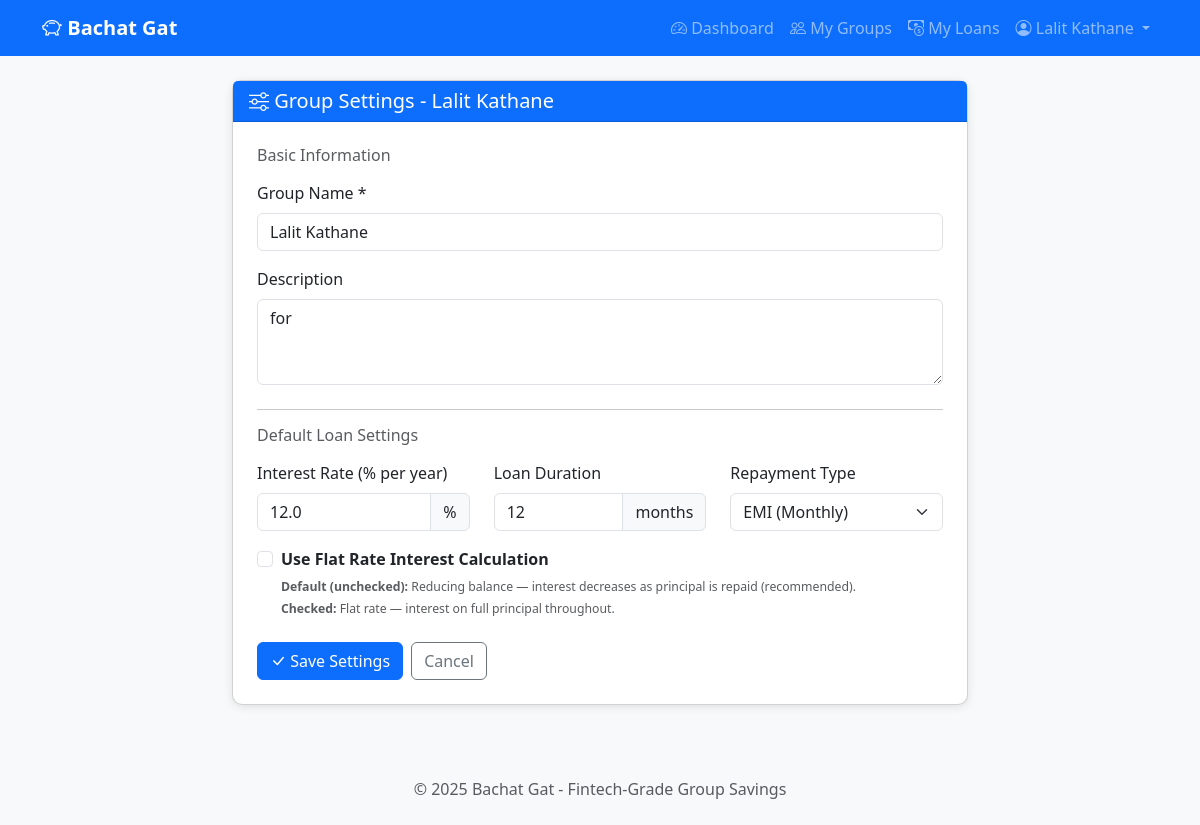
/groups/1/settings (signed in), run on an earlier commit of the app's database.
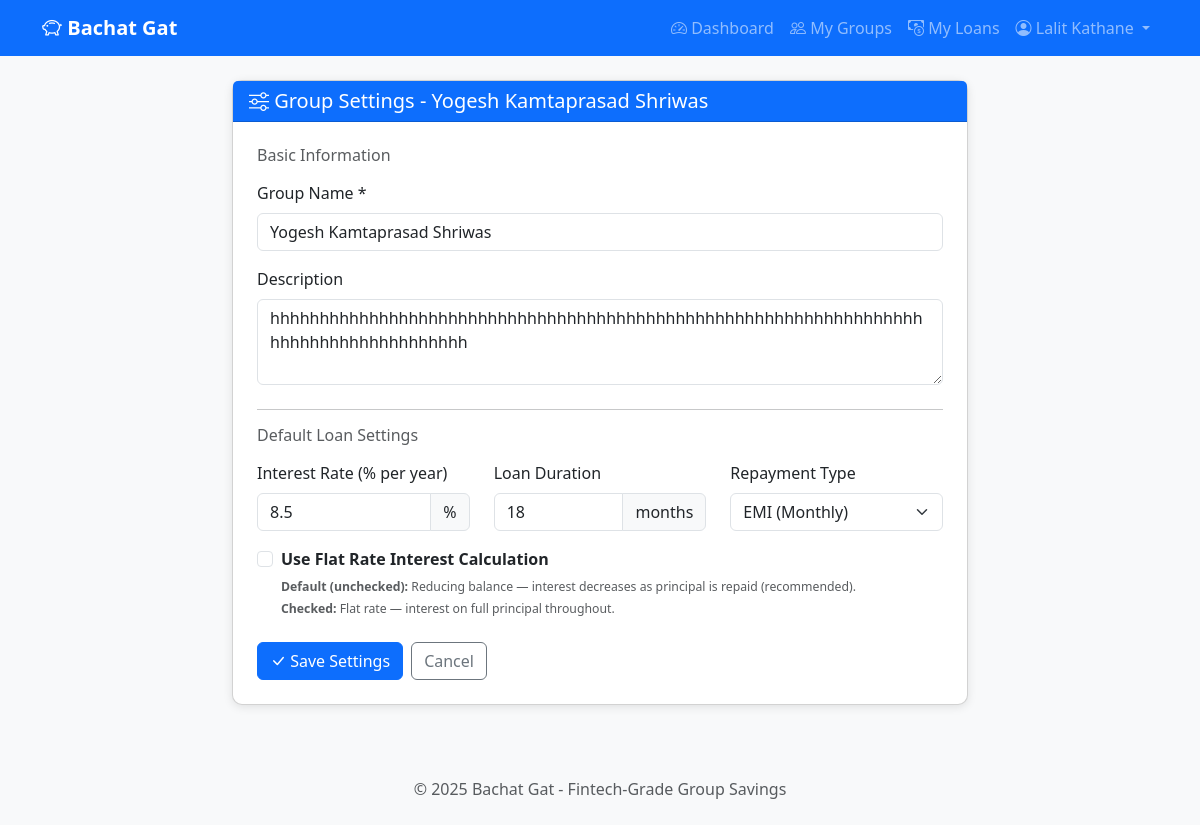
And on a later commit of the database.
### app/models.py (models this page shows, shortened)
class Group(db.Model):
    __tablename__ = 'groups'
    id = db.Column(db.Integer, primary_key=True)
    name = db.Column(db.String(100), nullable=False)
    description = db.Column(db.String(500))
    created_by = db.Column(db.Integer, db.ForeignKey('users.id'), nullable=False)
    default_interest_rate = db.Column(db.Float, default=12.0)  # Annual %
    default_loan_duration_months = db.Column(db.Integer, default=12)
    default_repayment_type = db.Column(db.String(20), default=RepaymentType.EMI.value)
    use_flat_rate = db.Column(db.Boolean, default=False, nullable=False)  # NEW: Flat rate option
    is_active = db.Column(db.Boolean, default=True)
    created_at = db.Column(db.DateTime, default=datetime.utcnow)
    updated_at = db.Column(db.DateTime, default=datetime.utcnow, onupdate=datetime.utcnow)
    members = db.relationship('GroupMember', backref='group', lazy='dynamic',
                              cascade='all, delete-orphan')
    loan_requests = db.relationship('LoanRequest', backref='group', lazy='dynamic',
                                    cascade='all, delete-orphan')
    wallet = db.relationship('GroupWallet', backref='group', uselist=False,
                             cascade='all, delete-orphan')

### app/routes/groups.py (the view, shortened to what this page needs)
@groups_bp.route('/groups/<int:group_id>/settings', methods=['GET', 'POST'])
@login_required
def group_settings(group_id):
    group = Group.query.get_or_404(group_id)
    if not is_group_admin(current_user.id, group_id):
        flash('Only admin can access settings!', 'danger')
        return redirect(url_for('groups.view_group', group_id=group_id))
    return render_template('groups/settings.html', group=group)

### app/__init__.py (called while the page is built)
def create_app():
    app = Flask(__name__)
    app.config.from_object(Config)
    db.init_app(app)
    login_manager.init_app(app)
    from app.models import User
    @login_manager.user_loader
    def load_user(user_id):
        return User.query.get(int(user_id))
    from app.routes.auth import auth_bp
    from app.routes.groups import groups_bp
    from app.routes.loans import loans_bp
    from app.routes.wallet import wallet_bp
    from app.routes.admin import admin_bp  # NEW
    app.register_blueprint(auth_bp)
    app.register_blueprint(groups_bp)
    app.register_blueprint(loans_bp)
    app.register_blueprint(wallet_bp)
    app.register_blueprint(admin_bp)  # NEW
    with app.app_context():
        db.create_all()
        print("✅ Database tables created!")
    return app

### app/services/authorization_service.py (called while the page is built)
def is_group_admin(user_id, group_id):
    membership = GroupMember.query.filter_by(
        user_id=user_id,
        group_id=group_id,
        is_active=True
    ).first()
    return membership and membership.role == MemberRole.ADMIN.value

### app/templates/groups/settings.html (shortened to what the changed rows need)
{% extends 'base.html' %}
{% block content %}
<div class="row justify-content-center">
    <div class="col-md-8">
        <div class="card">
            <div class="card-header bg-primary text-white">
                <h5 class="mb-0">
                    <i class="bi bi-sliders"></i> Group Settings - {{ group.name }}
                </h5>
            </div>
            <div class="card-body p-4">
                <form method="POST" action="{{ url_for('groups.group_settings', group_id=group.id) }}">
                    <div class="mb-3">
                        <label class="form-label">Group Name *</label>
                        <input type="text" name="name" class="form-control"
                               value="{{ group.name }}" required maxlength="50">
                    </div>
                    <div class="mb-4">
                        <label class="form-label">Description</label>
                        <textarea name="description" class="form-control" rows="3" maxlength="250">{{ group.description or '' }}</textarea>
                    </div>
                    <div class="row">
                        <div class="col-md-4 mb-3">
                            <div class="input-group">
                                <input type="number" name="interest_rate" class="form-control"
                                       value="{{ group.default_interest_rate }}"
                                       min="0" max="50" step="0.5" required>
                                <span class="input-group-text">%</span>
                            </div>
                        </div>
                        <div class="col-md-4 mb-3">
                            <div class="input-group">
                                <input type="number" name="loan_duration" class="form-control"
                                       value="{{ group.default_loan_duration_months }}"
                                       min="1" max="60" required>
                                <span class="input-group-text">months</span>
                            </div>
                        </div>
                        <div class="col-md-4 mb-3">
                            <label class="form-label">Repayment Type</label>
                            <select name="repayment_type" class="form-select">
                                <option value="emi" {% if group.default_repayment_type == 'emi' %}selected{% endif %}>
                                    EMI (Monthly)
                                </option>
                            </select>
                        </div>
                    </div>
                    <div class="mb-4">
                        <div class="form-check">
                            <input class="form-check-input" type="checkbox" name="use_flat_rate" id="use_flat_rate"
                                   {% if group.use_flat_rate %}checked{% endif %}>
                            <label class="form-check-label" for="use_flat_rate">
                                <strong>Use Flat Rate Interest Calculation</strong>
                            </label>
                            <div class="form-text text-muted">
                                <small>
                                    <strong>Default (unchecked):</strong> Reducing balance — interest decreases as principal is repaid (recommended).<br>
                                </small>
                            </div>
                        </div>
                    </div>
                </form>
            </div>
        </div>
    </div>
</div>
{% endblock %}

What changed in the data, as far as the page shows it:
changed Group "EMI (Monthly)": name "Lalit Kathane" → "Yogesh Kamtaprasad Shriwas"; description "for" → "hhhhhhhhhhhhhhhhhhhhhhhhhhhhhhhhhhhhhhhhhhhhhhhhhhhhhhhhhhhhhhhhhhhhhhhhhhhhhhhhhhhhhh"; interest_rate "12.0" → "8.5"; loan_duration "12" → "18"
